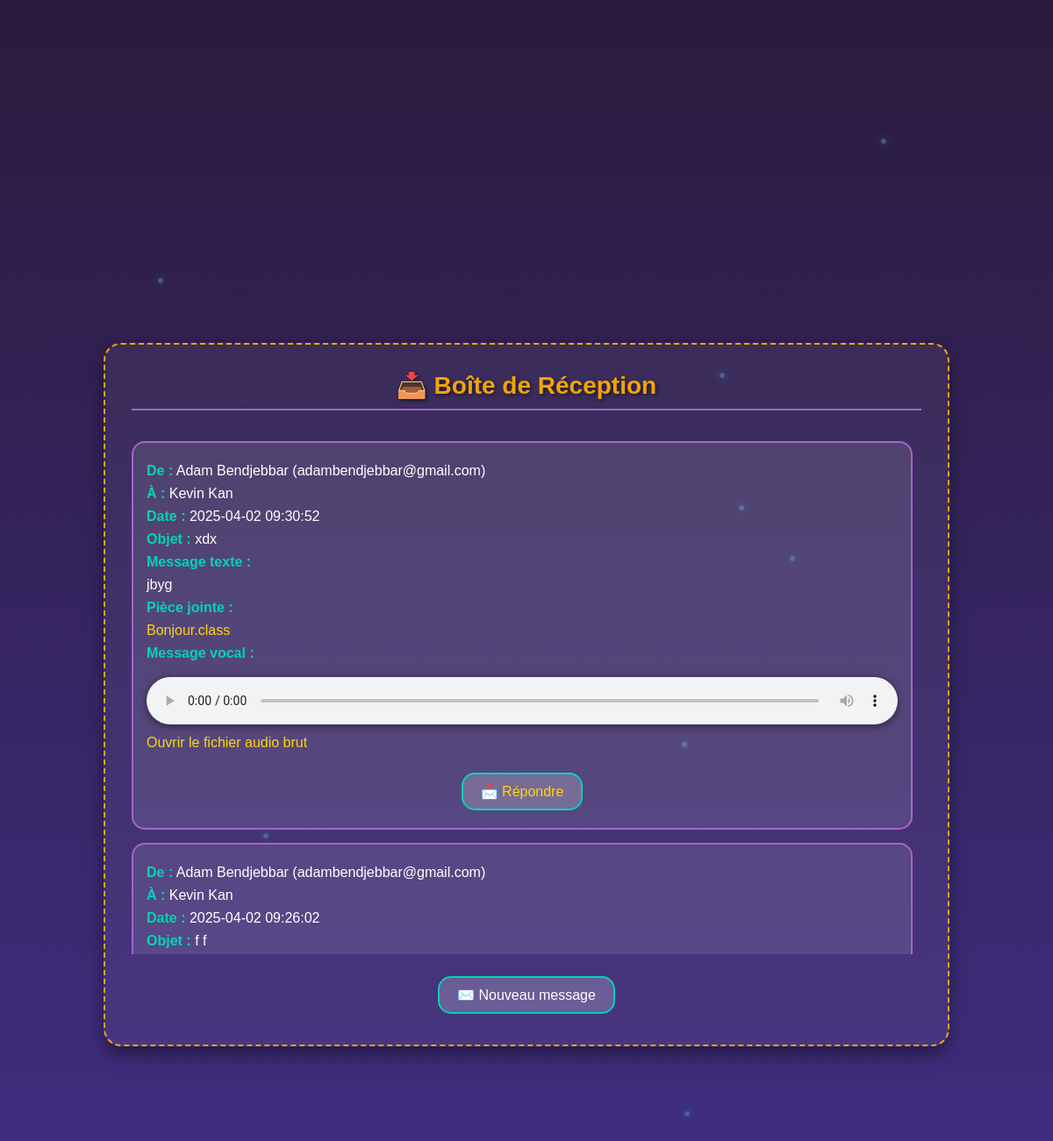
/pages/message_detail.php (signed in), run on the app's committed database.
### tables this page shows
CREATE TABLE `messages` (
  `id` int NOT NULL,
  `expediteur_id` int NOT NULL,
  `contact_id` int NOT NULL,
  `message` text NOT NULL,
  `date_envoi` timestamp NULL DEFAULT CURRENT_TIMESTAMP,
  `objet` varchar(255) DEFAULT NULL,
  `audio` varchar(255) DEFAULT NULL,
  `fichier` varchar(255) DEFAULT NULL
);

CREATE TABLE `Utilisateurs` (
  `id` int NOT NULL,
  `nom` varchar(100) NOT NULL,
  `prenom` varchar(100) NOT NULL,
  `email` varchar(100) NOT NULL,
  `mot_de_passe` varchar(255) NOT NULL,
  `date_naissance` date DEFAULT NULL,
  `genre` enum('Homme','Femme','Non précisé') DEFAULT NULL,
  `date_creation` timestamp NULL DEFAULT CURRENT_TIMESTAMP
);

CREATE TABLE `contacts` (
  `id` int NOT NULL,
  `utilisateur_id` int NOT NULL,
  `nom` varchar(100) NOT NULL,
  `prenom` varchar(100) NOT NULL,
  `telephone` varchar(255) DEFAULT NULL,
  `email` varchar(100) DEFAULT NULL,
  `utilisateur_contact` int DEFAULT NULL
);

### pages/message_detail.php (the view, shortened to what this page needs)
<?php
include __DIR__ . '/../config/database.php';
$sql = "SELECT m.*,
               u.email,
               u.nom AS expediteur_nom,
               u.prenom AS expediteur_prenom,
               c.nom AS contact_nom,
               c.prenom AS contact_prenom
        FROM messages m
        LEFT JOIN utilisateurs u ON m.expediteur_id = u.id
        LEFT JOIN contacts c ON m.contact_id = c.id
        WHERE m.contact_id IN
            (SELECT id FROM contacts WHERE utilisateur_contact = :user_id)
        AND m.expediteur_id = c.utilisateur_id
        ORDER BY m.date_envoi DESC";
$stmt = $pdo->prepare($sql);
$stmt->execute([':user_id' => $_SESSION['user_id']]);
$messages = $stmt->fetchAll(PDO::FETCH_ASSOC);
$base_url = "http://localhost:8888/projet_php/";
$base_path = '/Applications/MAMP/htdocs/projet_php/';
?>
<!DOCTYPE html>
<html lang="fr">
<head>
    <link rel="stylesheet" href="https://cdnjs.cloudflare.com/ajax/libs/font-awesome/6.0.0-beta3/css/all.min.css">
</head>
<body>
    <div class="floating-particle" style="top: 20%; left: 15%; animation-duration: 4s;"></div>
    <div class="floating-particle" style="top: 40%; left: 75%; animation-duration: 5s;"></div>
    <div class="floating-particle" style="top: 60%; left: 25%; animation-duration: 3.5s;"></div>
    <div class="floating-particle" style="top: 80%; left: 65%; animation-duration: 4.5s;"></div>
    <div class="inbox-container">
        <h2>📥 Boîte de Réception</h2>
        <?php if (empty($messages)): ?>
            <p class="no-messages">😢 Aucun message reçu pour l'instant.</p>
        <?php else: ?>
            <div class="message-list">
                <?php foreach ($messages as $message): ?>
                    <div class="message-item">
                        <p><strong>De :</strong> <?php echo htmlspecialchars($message['expediteur_prenom'] . " " . $message['expediteur_nom']); ?> (<?php echo htmlspecialchars($message['email']); ?>)</p>
                        <p><strong>À :</strong> <?php echo htmlspecialchars($message['contact_prenom'] . " " . $message['contact_nom']); ?></p>
                        <p><strong>Date :</strong> <?php echo htmlspecialchars($message['date_envoi']); ?></p>
                        <p><strong>Objet :</strong> <?php echo htmlspecialchars($message['objet'] ?? 'Sans objet'); ?></p>
                        <p><strong>Message texte :</strong></p>
                        <p><?php echo nl2br(htmlspecialchars($message['message'] ?? 'Aucun message')); ?></p>
                        <?php if (!empty($message['fichier'])): ?>
                            <p><strong>Pièce jointe :</strong></p>
                            <?php
                            $file_path = $message['fichier'];
                            $file_relative = str_replace($base_path, '', $file_path);
                            $file_url = $base_url . $file_relative;
                            $file_name = basename($file_path);
                            ?>
                            <a href="<?php echo htmlspecialchars($file_url); ?>" target="_blank"><?php echo htmlspecialchars($file_name); ?></a>
                        <?php endif; ?>
                        <?php if (!empty($message['audio'])): ?>
                            <p><strong>Message vocal :</strong></p>
                            <?php
                            $audio_path = $message['audio'];
                            $audio_relative = str_replace($base_path, '', $audio_path);
                            $audio_url = $base_url . $audio_relative;
                            $audio_extension = pathinfo($audio_path, PATHINFO_EXTENSION);
                            $mime_types = [
                                'webm' => 'audio/webm',
                                'mp3' => 'audio/mpeg',
                                'wav' => 'audio/wav',
                                'ogg' => 'audio/ogg'
                            ];
                            $mime_type = $mime_types[$audio_extension] ?? 'audio/webm';
                            ?>
                            <audio controls preload="auto">
                                <source src="<?php echo htmlspecialchars($audio_url); ?>" type="<?php echo $mime_type; ?>">
                            </audio>
                            <p><a href="<?php echo htmlspecialchars($audio_url); ?>" target="_blank">Ouvrir le fichier audio brut</a></p>
                        <?php endif; ?>
                        <div class="actions">
                            <a href="repondre_message.php?message_id=<?php echo $message['id']; ?>" class="btn">📩 Répondre</a>
                        </div>
                    </div>
                <?php endforeach; ?>
            </div>
        <?php endif; ?>
        <div class="actions">
            <a href="envoyer_message.php" class="btn">✉️ Nouveau message</a>
        </div>
    </div>
</body>
</html>

### pages/message_detail.php (style rules this page uses)
body { font-family: 'Comic Sans MS', 'Arial', sans-serif; background: linear-gradient(to bottom, #2a1b3d, #44318d); color: #fff; margin: 0; padding: 20px; min-height: 100vh; display: flex; justify-content: center; align-items: center; overflow: hidden; position: relative; }
.floating-particle { position: absolute; width: 6px; height: 6px; background: radial-gradient(circle, rgba(166, 99, 204, 0.8), rgba(0, 212, 180, 0.5)); border-radius: 50%; box-shadow: 0 0 10px rgba(0, 212, 180, 0.6); animation: floatParticle linear infinite; opacity: 0.7; }
.inbox-container { width: 90%; max-width: 900px; background: rgba(255, 255, 255, 0.05); border-radius: 20px; padding: 30px; box-shadow: 0 10px 20px rgba(0, 0, 0, 0.4); border: 2px dashed #f0a500; position: relative; z-index: 1; text-align: center; }
h2 { font-size: 28px; color: #f0a500; margin: 0 0 20px; text-shadow: 2px 2px 4px rgba(0, 0, 0, 0.5); border-bottom: 2px solid #a663cc; padding-bottom: 10px; }
.message-list { max-height: 600px; overflow-y: auto; padding-right: 10px; }
.message-item { background: rgba(255, 255, 255, 0.1); border: 2px solid #a663cc; border-radius: 15px; padding: 15px; margin: 15px 0; transition: all 0.3s ease; text-align: left; }
.message-item p { margin: 8px 0; font-size: 16px; }
.message-item strong { color: #00d4b4; }
.message-item a { color: #ffd60a; text-decoration: none; transition: color 0.3s ease; }
.btn { display: inline-block; padding: 10px 20px; background: rgba(255, 255, 255, 0.2); border: 2px solid #00d4b4; border-radius: 15px; color: #fff; text-decoration: none; font-size: 16px; transition: all 0.3s ease; margin: 5px; }
audio { width: 100%; margin-top: 10px; filter: drop-shadow(0 2px 5px rgba(0, 0, 0, 0.5)); }
.actions { margin-top: 20px; display: flex; justify-content: center; gap: 10px; }

### data on the page
messages: expediteur.nom "Adam Bendjebbar", expediteur.email "adambendjebbar@gmail.com", contact.nom "Kevin Kan", date_envoi "2025-04-02 09:30:52", objet "xdx", message "jbyg", fichier "Bonjour.class"
messages: expediteur.nom "Adam Bendjebbar", expediteur.email "adambendjebbar@gmail.com", contact.nom "Kevin Kan", date_envoi "2025-04-02 09:26:02", objet "f f"
